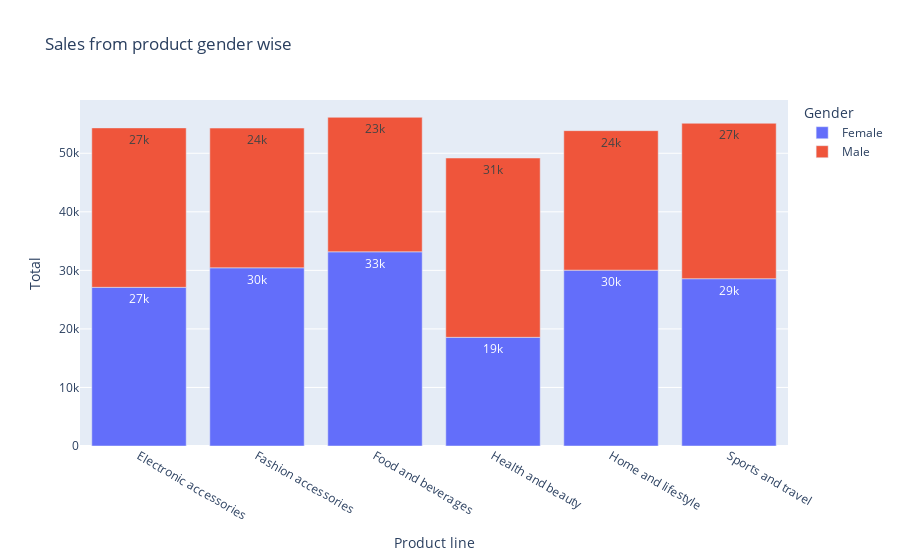

Notebook source saved alongside this figure:
### Code cell
fig = px.bar(df_product_gender, x = 'Product line', y='Total', color='Gender' ,text='Total',
             title='Sales from product gender wise')
fig.update_traces(texttemplate='%{text:.2s}')
fig.show()

### Figure 1 — Plotly figure (JSON) as saved in the notebook; plotly's stock layout.template omitted (floating-point values rounded to 4 significant figures)
{"data": [{"alignmentgroup": "True", "hovertemplate": "Gender=Female<br>Product line=%{x}<br>Total=%{text}<extra></extra>", "legendgroup": "Female", "marker": {"color": "#636efa"}, "name": "Female", "offsetgroup": "Female", "orientation": "v", "showlegend": true, "text": [27100.0, 30440.0, 33170.0, 18560.0, 30040.0, 28570.0], "textposition": "auto", "texttemplate": "%{text:.2s}", "type": "bar", "x": ["Electronic accessories", "Fashion accessories", "Food and beverages", "Health and beauty", "Home and lifestyle", "Sports and travel"], "xaxis": "x", "y": [27100.0, 30440.0, 33170.0, 18560.0, 30040.0, 28570.0], "yaxis": "y"}, {"alignmentgroup": "True", "hovertemplate": "Gender=Male<br>Product line=%{x}<br>Total=%{text}<extra></extra>", "legendgroup": "Male", "marker": {"color": "#EF553B"}, "name": "Male", "offsetgroup": "Male", "orientation": "v", "showlegend": true, "text": [27240.0, 23870.0, 22970.0, 30630.0, 23830.0, 26550.0], "textposition": "auto", "texttemplate": "%{text:.2s}", "type": "bar", "x": ["Electronic accessories", "Fashion accessories", "Food and beverages", "Health and beauty", "Home and lifestyle", "Sports and travel"], "xaxis": "x", "y": [27240.0, 23870.0, 22970.0, 30630.0, 23830.0, 26550.0], "yaxis": "y"}], "layout": {"barmode": "relative", "legend": {"title": {"text": "Gender"}, "tracegroupgap": 0}, "title": {"text": "Sales from product gender wise"}, "xaxis": {"anchor": "y", "domain": [0, 1], "title": {"text": "Product line"}}, "yaxis": {"anchor": "x", "domain": [0, 1], "title": {"text": "Total"}}}}
